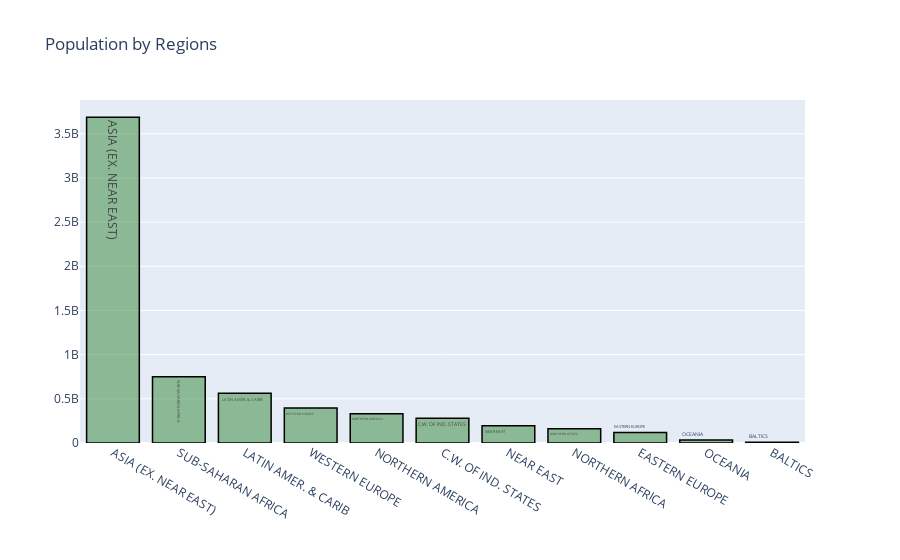

Here is the notebook cell this chart was saved with:
### Code cell
population_bar=go.Bar(x=pop_reg.Regions,
                      y=pop_reg.Population,
                     name="Population",
                     marker = dict(color = 'rgba(50, 134, 55, 0.5)',
                     line=dict(color='rgb(0,0,0)',width=1.5)),
                     text=pop_reg.Regions,
                     )
layout=go.Layout(title='Population by Regions',)
fig=go.Figure(data=population_bar,layout=layout)
iplot(fig)

### Figure 1 — Plotly figure (JSON) as saved in the notebook; plotly's stock layout.template omitted (floating-point values rounded to 4 significant figures)
{"data": [{"marker": {"color": "rgba(50, 134, 55, 0.5)", "line": {"color": "rgb(0, 0, 0)", "width": 1.5}}, "name": "Population", "text": ["ASIA (EX. NEAR EAST)         ", "SUB-SAHARAN AFRICA                 ", "LATIN AMER. & CARIB    ", "WESTERN EUROPE                     ", "NORTHERN AMERICA                   ", "C.W. OF IND. STATES ", "NEAR EAST                          ", "NORTHERN AFRICA                    ", "EASTERN EUROPE                     ", "OCEANIA                            ", "BALTICS                            "], "type": "bar", "x": ["ASIA (EX. NEAR EAST)         ", "SUB-SAHARAN AFRICA                 ", "LATIN AMER. & CARIB    ", "WESTERN EUROPE                     ", "NORTHERN AMERICA                   ", "C.W. OF IND. STATES ", "NEAR EAST                          ", "NORTHERN AFRICA                    ", "EASTERN EUROPE                     ", "OCEANIA                            ", "BALTICS                            "], "y": [3687982236, 749437000, 561824599, 396339998, 331672307, 280081548, 195068377, 161407133, 119914717, 33131662, 7184974]}], "layout": {"title": {"text": "Population by Regions"}, "xaxis": {"type": "category", "range": [-0.5, 10.5], "autorange": true}, "yaxis": {"type": "linear", "range": [0, 3882000000.0], "autorange": true}, "autosize": true}}
